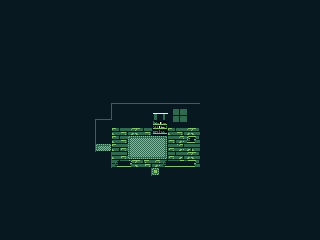

A level layout from a 2D game, rendered from its tile map. Below: a short description, then the map file with tile-grid data replaced by summaries:
An orthogonal 40x30 tile map with 8x8 px tiles, 1 tile layer (layer).

<map version="1.5" tiledversion="1.7.2" orientation="orthogonal" renderorder="right-down" width="40" height="30" tilewidth="8" tileheight="8" infinite="0" nextlayerid="2" nextobjectid="1">
 <tileset firstgid="1" name="tiles" tilewidth="8" tileheight="8" tilecount="63" columns="9">
  <image source="starttiles.png" width="72" height="56" />
 </tileset>
 <layer id="1" name="layer" width="40" height="30">
  <data>[1200 cells, 1200 non-empty, 60 distinct tile ids]</data>
 </layer>
</map>
